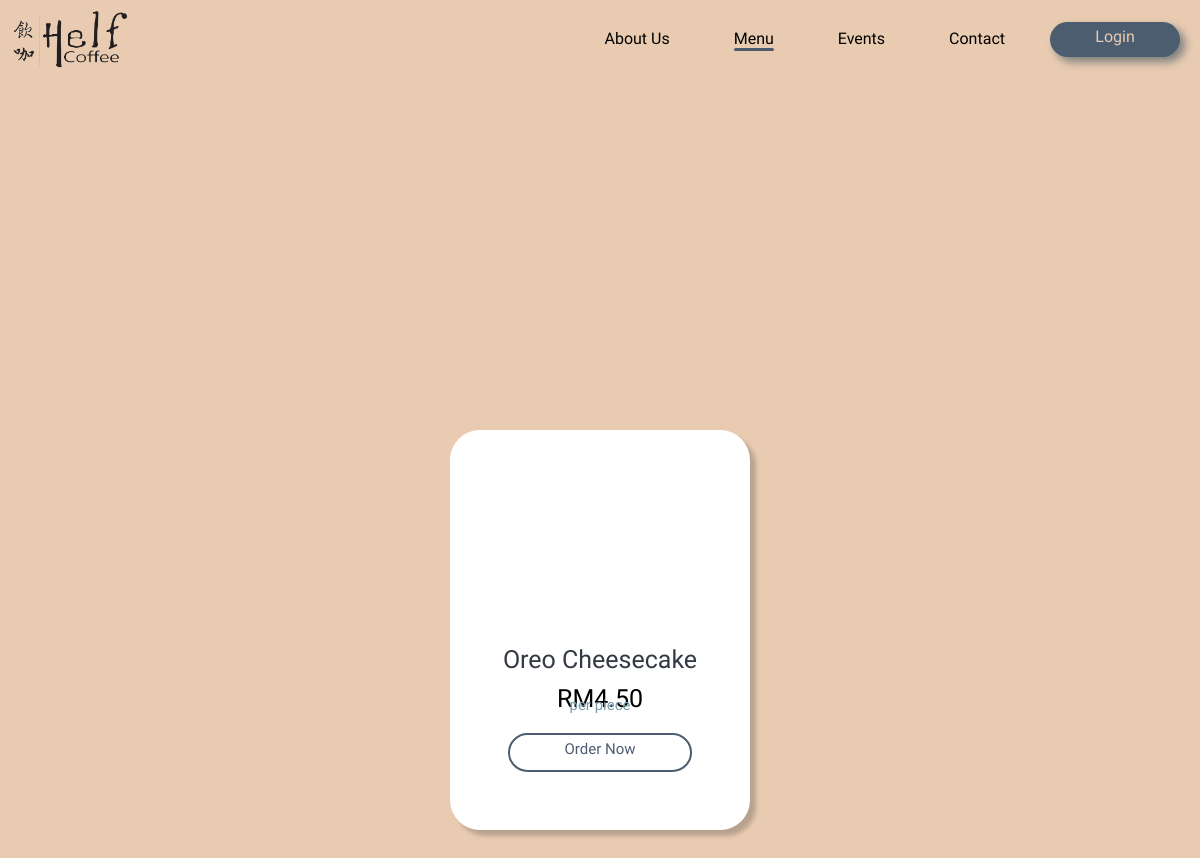
The page /User/menu_desserts.php on the database as committed earlier.
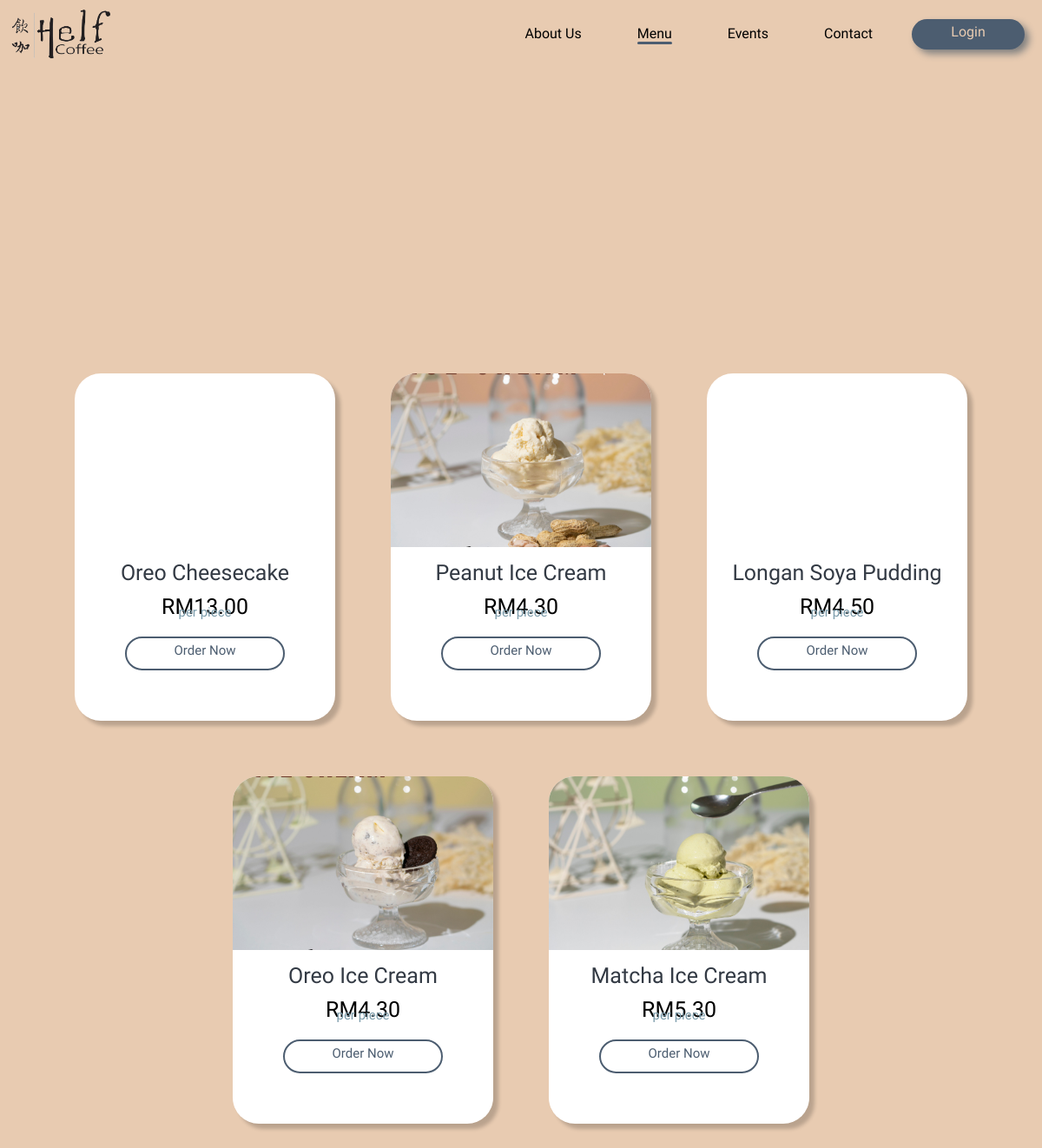
The same page on the database as committed later.
### tables this page shows
CREATE TABLE `product` (
  `product_id` int(11) NOT NULL,
  `product_name` text NOT NULL,
  `price` float NOT NULL,
  `product_type` int(100) NOT NULL,
  `product_desc` text NOT NULL,
  `product_quan` int(100) NOT NULL,
  `product_cal` int(100) NOT NULL,
  `best_seller` tinyint(1) NOT NULL,
  `product_img` varchar(100) NOT NULL,
  `pixel` int(10) NOT NULL
);

### User/menu_desserts.php (the view, shortened to what this page needs)
<?php
    include 'dbConnection.php';
 ?>
<!DOCTYPE html>
<html lang="en">
<head>
    <link rel="stylesheet" href="css/menu_style.css">
</head>
<body>
    <div class="nav_bar">
        <div class="logo">
            <a href="index.php"><img src="images/helf_coffee_logo.png" alt="Helf Coffee Logo" style="width: 130px" href="index.php"></a>
        </div>
        <?php if(!isset($_SESSION['logged_in'])) : ?>
        <a href="user_login.php" class="login">Login</a>
        <?php endif ?>
        <nav class="pages">
            <ul>
                <li><a href="#">About Us</a></li>
                <li><a class="active" href="menu_best_seller.php">Menu</a></li>
                <li><a href="#">Events</a></li>
                <li><a href="#">Contact</a></li>
            </ul>
        </nav>
    </div>
    <div class="menu_bar" id="scroll">
        <ul>
        </ul>
    </div>
    <div class="item_container">
    <?php
        $sql = $conn->query("SELECT * FROM product WHERE product_type = 2 ORDER by product_id");
        if($sql->num_rows > 0 ){
            while($data=$sql->fetch_assoc()){
    ?>
        <div class="item">
            <div class="item_pic">
            <?php
                 echo  '<img style="bottom: '.$data['pixel'].'px;" src="'.$data['product_img'].'"/>';
            ?>
            </div>
            <div class="description">
                <div class="item_name"><center><?php echo $data['product_name']?></center></div>
                <div class="price">
                    <center>RM<?php echo number_format($data['price'], 2);?></center>
                    <div class="sub_price"><center>per piece</center></div>
                </div>
                <div class="order_btn" onclick="togglePopup_<?php echo $data['product_id']?>()"><center>Order Now</center></div>
            </div>
        </div>
        <?php
           }
        }
        ?>
    </div>
</body>
</html>

Rows that differ between the two databases and show on the page:
changed product "Oreo Cheesecake": price "4.50" → "13.00"
now on this page (row edited): product: product_img (picture), product_name "Peanut Ice Cream", price "4.30"
added product: product_name "Longan Soya Pudding", price "4.50"
added product: product_img (picture), product_name "Oreo Ice Cream", price "4.30"
added product: product_img (picture), product_name "Matcha Ice Cream", price "5.30"
